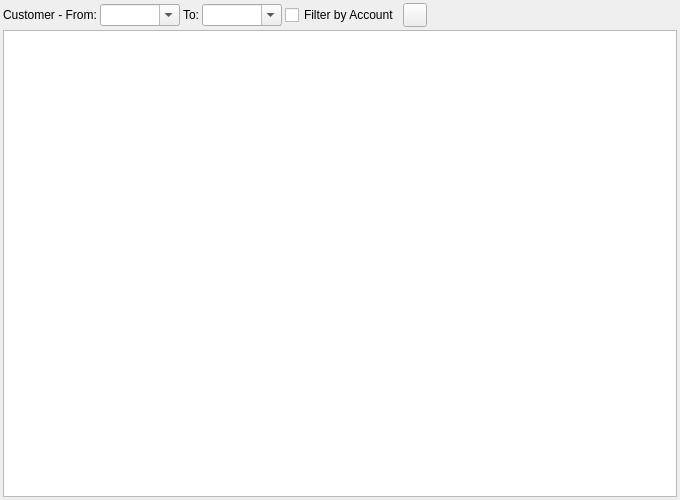
<?xml version="1.0" encoding="UTF-8"?>
<ui version="4.0">
 <class>SRM_ContactBySuppReportWidget</class>
 <widget class="QWidget" name="SRM_ContactBySuppReportWidget">
  <property name="geometry">
   <rect>
    <x>0</x>
    <y>0</y>
    <width>680</width>
    <height>500</height>
   </rect>
  </property>
  <property name="windowTitle">
   <string>Dialog</string>
  </property>
  <layout class="QGridLayout" name="gridLayout">
   <property name="leftMargin">
    <number>3</number>
   </property>
   <property name="topMargin">
    <number>3</number>
   </property>
   <property name="rightMargin">
    <number>3</number>
   </property>
   <property name="bottomMargin">
    <number>3</number>
   </property>
   <property name="spacing">
    <number>3</number>
   </property>
   <item row="0" column="0">
    <layout class="QHBoxLayout" name="horizontalLayout_2">
     <item>
      <widget class="QLabel" name="lblSupplierFrom">
       <property name="text">
        <string>Customer - From:</string>
       </property>
      </widget>
     </item>
     <item>
      <widget class="QComboBox" name="cbFrom">
       <property name="minimumSize">
        <size>
         <width>80</width>
         <height>0</height>
        </size>
       </property>
       <property name="editable">
        <bool>true</bool>
       </property>
       <property name="maxVisibleItems">
        <number>15</number>
       </property>
      </widget>
     </item>
     <item>
      <widget class="QLabel" name="label_4">
       <property name="text">
        <string>To:</string>
       </property>
      </widget>
     </item>
     <item>
      <widget class="QComboBox" name="cbTo">
       <property name="minimumSize">
        <size>
         <width>80</width>
         <height>0</height>
        </size>
       </property>
       <property name="editable">
        <bool>true</bool>
       </property>
       <property name="maxVisibleItems">
        <number>15</number>
       </property>
      </widget>
     </item>
     <item>
      <widget class="QCheckBox" name="cbFilterByAccount">
       <property name="text">
        <string>Filter by Account</string>
       </property>
      </widget>
     </item>
     <item>
      <widget class="QToolButton" name="pbRefresh">
       <property name="minimumSize">
        <size>
         <width>24</width>
         <height>24</height>
        </size>
       </property>
       <property name="maximumSize">
        <size>
         <width>24</width>
         <height>24</height>
        </size>
       </property>
       <property name="toolTip">
        <string>Refresh contact by customer report</string>
       </property>
       <property name="text">
        <string/>
       </property>
       <property name="icon">
        <iconset resource="../../../db/src/gui/db.qrc">
         <normaloff>:/images/icons/arrow_refresh.png</normaloff>:/images/icons/arrow_refresh.png</iconset>
       </property>
      </widget>
     </item>
     <item>
      <spacer name="horizontalSpacer_2">
       <property name="orientation">
        <enum>Qt::Horizontal</enum>
       </property>
       <property name="sizeHint" stdset="0">
        <size>
         <width>40</width>
         <height>20</height>
        </size>
       </property>
      </spacer>
     </item>
    </layout>
   </item>
   <item row="1" column="0">
    <widget class="RB_TextEdit" name="teReport"/>
   </item>
  </layout>
 </widget>
 <customwidgets>
  <customwidget>
   <class>RB_TextEdit</class>
   <extends>QTextEdit</extends>
   <header>rb_textedit.h</header>
  </customwidget>
 </customwidgets>
 <tabstops>
  <tabstop>teReport</tabstop>
  <tabstop>cbFrom</tabstop>
  <tabstop>cbTo</tabstop>
  <tabstop>cbFilterByAccount</tabstop>
  <tabstop>pbRefresh</tabstop>
 </tabstops>
 <resources>
  <include location="../../../db/src/gui/db.qrc"/>
 </resources>
 <connections/>
</ui>
